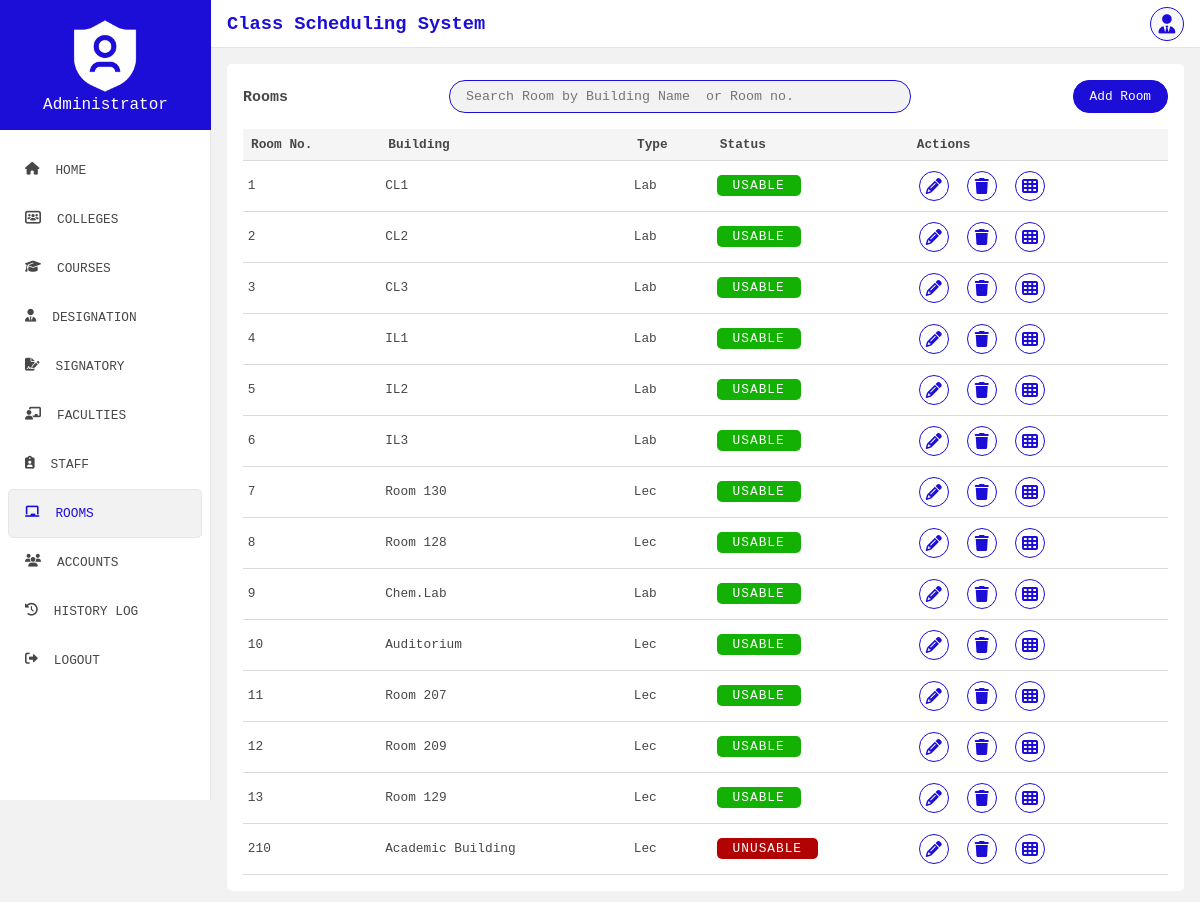
/view/rooms.php (signed in), run on the app's committed database.
### tables this page shows
CREATE TABLE `rooms` (
  `rm_id` int(11) NOT NULL,
  `building` varchar(40) DEFAULT NULL,
  `type` varchar(40) DEFAULT NULL,
  `status` varchar(40) DEFAULT NULL
);

### config/Dbh.php (called while the page is built)
<?php
class Dbh{
    private $host = "localhost";
    private $db_name = "class_scheduling";
    private $username = "root";
    private $password = "";
    public function connect(){
        try{
            $conn = new PDO("mysql:host=".$this->host.";dbname=".$this->db_name, $this->username, $this->password);
            $conn->setAttribute(PDO::ATTR_ERRMODE, PDO::ERRMODE_EXCEPTION);
            return $conn;
        } catch (PDOException $e){
            echo "Connection failed " . $e->getMessage();
        }
    }
}

### models/RoomModel.php (called while the page is built, shortened)
<?php
require_once "../config/Dbh.php";
class RoomModel extends Dbh{
    private $conn;
    public function __construct(){
        $this->conn = $this->connect();
    }
    public function read_rooms(){
        $sql = "SELECT * FROM `rooms`";
        $stmt = $this->conn->prepare($sql);
        $stmt->execute();
        return $stmt->fetchAll(PDO::FETCH_ASSOC);
    }
}

### controllers/RoomContr.php (called while the page is built, shortened)
<?php
require_once "../models/RoomModel.php";
class RoomContr extends RoomModel{
    public function get_rooms(){
        return $this->read_rooms();
    }
}

### view/rooms.php (the view, shortened to what this page needs)
<?php
    require_once "../controllers/RoomContr.php";
    $room_contr = new RoomContr();
?>
<!DOCTYPE html>
<html lang="en">
<head>
    <link rel="stylesheet" href="../public/css/general.css">
    <link rel="stylesheet" href="../public/css/rooms.css">
    <link rel="stylesheet" href="../public/css/all.css">
</head>
<body>
    <div class="container">
        <?php include '../includes/sidebar.php'; ?>
        <div class="main">
            <?php include '../includes/header.php'; ?>
            <div class="content">
                <div class="table_container">
                    <section>
                        <h3>Rooms</h3>
                        <input type="text" class="search_box" onkeyup="searchRoom(event, `<?php echo $_SESSION['user']['user_type'];?>`);" placeholder="Search Room by Building Name  or Room no.">
                         <?php
                        if($_SESSION["user"]["user_type"] == "admin" || $_SESSION["user"]["user_type"] == "staff"){
                            ?>
                            <button class="add_btn" id="add_room">Add Room</button>
                            <?php
                        }
                        ?>
                    </section>
                    <table>
                        <tr>
                            <th>Room No.</th>
                            <th>Building</th>
                            <th>Type</th>
                            <th>Status</th>
                            <th>Actions</th>
                        </tr>
                        <tbody id="room_list">
                            <?php
                            foreach($room_contr->get_rooms() as $room){
                                ?>
                                <tr>
                                    <td><?php echo $room["rm_id"]; ?></td>
                                    <td><?php echo $room["building"]; ?></td>
                                    <td><?php echo ucwords($room["type"]); ?></td>
                                    <td>
                                        <?php
                                            echo $room["status"] == "usable" ? "
                                                <span class='usable_room'>".strtoupper($room["status"])."</span>
                                            " : "
                                                <span class='unusable_room'>".strtoupper($room["status"])."</span>
                                            ";
                                        ?>
                                    </td>
                                    <td>
                                        <div class="actions_con">
                                            <div class="actions">
                                                <?php
                                                    if($_SESSION["user"]["user_type"] == 'admin'){
                                                        ?>
                                                        <button class="tb_action_item" title="edit" onclick='handleRoomEdit(`<?php echo json_encode($room); ?>`);'>
                                                            <i class="fas fa-pencil"></i>
                                                        </button>
                                                        <button class="tb_action_item" title="delete" onclick="handleRoomDelete(`<?php echo $room['rm_id']; ?>`);">
                                                            <i class="fas fa-trash"></i>
                                                        </button>
                                                        <?php
                                                    }
                                                ?>
                                                <button class="tb_action_item" title="schedule">
                                                    <a href="./room_schedule.php?room_id=<?php echo $room["rm_id"]; ?>">
                                                        <i class="fas fa-table-cells"></i>
                                                    </a>
                                                </button>
                                            </div>
                                        </div>
                                    </td>
                                </tr>
                                <?php
                            }
                            ?>
                        </tbody>
                    </table>
                </div>
            </div>
        </div>
    </div>
</body>
</html>

### public/css/general.css (style rules this page uses)
* { padding: 0; margin: 0; box-sizing: border-box; font-family: 'Courier New', Courier, monospace; }
:root { --primary: #ffffff; --secondary: #474747; --blue-accent: #1c0ed7; --orange-accent: #F15412; }
body { background-color: #f3f2f2; height: 90vh; }
.container { display: flex; }
.main { width: 100%; display: flex; flex-direction: column; }
.search_box { width: 50%; padding: .5rem 1rem; border-radius: 1rem; border: 1px solid var(--blue-accent); background-color: #f3f2f2; outline: none; }
.content { flex: 1; padding: 1rem; width: 100%; font-size: .8rem; }
.table_container { background-color: var(--primary); padding: 1rem; border-radius: 5px; color: var(--secondary); overflow-y: auto; }
.table_container section { display: flex; align-items: center; justify-content: space-between; margin-bottom: 1rem; }
.add_btn { background-color: var(--blue-accent); color: var(--primary); border: none; outline: none; border: 1px solid var(--blue-accent); font-size: .8rem; padding: .5rem 1rem; border-radius: 1rem; cursor: pointer; }
table { width: 100%; border-radius: 5px; border-collapse: collapse; }
td, th { border-bottom: 1px solid #dadada; }
th { background-color: #f5f5f5; padding: .5rem; text-align: left; }
td { padding: .3rem; }
.tb_action_item { margin-right: .5rem; border: none; outline: none; background-color: #FFF; cursor: pointer; margin: 5px; }
.tb_action_item i { font-size: 1rem; position: relative; background-color: var(--primary); border: 1px solid var(--blue-accent); color: var(--blue-accent); border-radius: 50%; width: 1.9rem; height: 1.9rem; text-align: center; }
.tb_action_item i::before { position: relative; top: 50%; transform: translateY(-50%); display: block; }
.unusable_room, .usable_room { color: #FFF; padding: 3px 1rem; border-radius: 5px; letter-spacing: 1px; }
.usable_room { background-color: #12b103; }
.unusable_room { background-color: #b10303; }
.actions_con { position: relative; }
.actions { align-items: center; }

### data on the page
rooms: rm_id "1", building "CL1", type "Lab", status "USABLE"
rooms: rm_id "2", building "CL2", type "Lab", status "USABLE"
rooms: rm_id "3", building "CL3", type "Lab", status "USABLE"
rooms: rm_id "4", building "IL1", type "Lab", status "USABLE"
rooms: rm_id "5", building "IL2", type "Lab", status "USABLE"
rooms: rm_id "6", building "IL3", type "Lab", status "USABLE"
rooms: rm_id "7", building "Room 130", type "Lec", status "USABLE"
rooms: rm_id "8", building "Room 128", type "Lec", status "USABLE"
rooms: rm_id "9", building "Chem.Lab", type "Lab", status "USABLE"
rooms: rm_id "10", building "Auditorium", type "Lec", status "USABLE"
rooms: rm_id "11", building "Room 207", type "Lec", status "USABLE"
rooms: rm_id "12", building "Room 209", type "Lec", status "USABLE"
rooms: rm_id "13", building "Room 129", type "Lec", status "USABLE"
rooms: rm_id "210", building "Academic Building", type "Lec", status "UNUSABLE"
